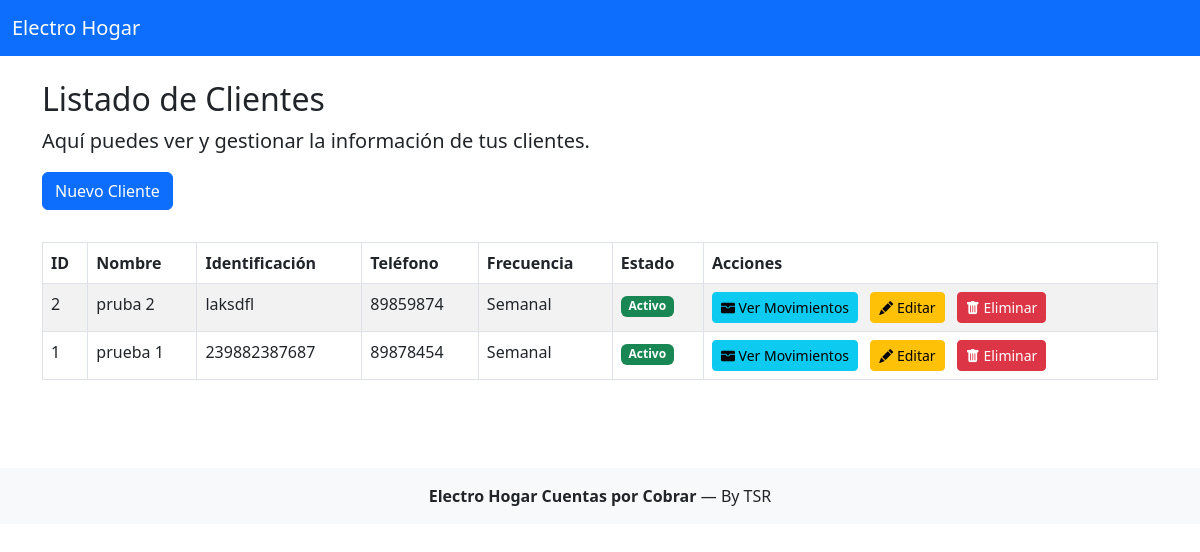
Screenshot of /clientes with the database file from the repository.
### tables this page shows
CREATE TABLE IF NOT EXISTS clientes (
    cliente_id INT AUTO_INCREMENT PRIMARY KEY,
    nombre VARCHAR(100) NOT NULL,
    identificacion VARCHAR(30) UNIQUE NOT NULL,
    direccion TEXT,
    telefono VARCHAR(20),
    activo BOOLEAN DEFAULT TRUE,
    frecuencia_pago ENUM('Semanal', 'Quincenal', 'Mensual') DEFAULT 'Semanal'
);

### src/controllers/ClienteController.php (called while the page is built, shortened)
<?php
require_once __DIR__ . '/../models/Cliente.php';
class ClienteController {
    public function index() {
        $clientes = Cliente::getAll();
        include __DIR__ . '/../views/clientes/index.php';
    }
}

### src/models/Cliente.php (called while the page is built, shortened)
<?php
require_once __DIR__ . '/../../config/database.php';
class Cliente {
    public static function getAll() {
        global $pdo;
        $stmt = $pdo->query('SELECT cliente_id, nombre, identificacion, direccion, telefono, frecuencia_pago, activo FROM clientes ORDER BY nombre');
        return $stmt->fetchAll();
    }
}

### src/views/clientes/index.php (the view, shortened to what this page needs)
<?php
include __DIR__ . '/../layout/header.php';
?>
<div class="container">
    <h2>Listado de Clientes</h2>
    <p class="lead">Aquí puedes ver y gestionar la información de tus clientes.</p>
    <a href="<?php echo BASE_URL; ?>/clientes/crear" class="btn btn-primary mb-3">Nuevo Cliente</a>
    <table class="table table-bordered table-striped mt-3">
        <thead>
            <tr>
                <th>ID</th>
                <th>Nombre</th>
                <th>Identificación</th>
                <th>Teléfono</th>
                <th>Frecuencia</th>
                <th>Estado</th>
                <th>Acciones</th> </tr>
        </thead>
        <tbody>
            <?php if (!empty($clientes)): ?>
                <?php foreach ($clientes as $cliente): ?>
                    <tr>
                        <td><?= htmlspecialchars($cliente['cliente_id']) ?></td>
                        <td><?= htmlspecialchars($cliente['nombre']) ?></td>
                        <td><?= htmlspecialchars($cliente['identificacion']) ?></td>
                        <td><?= htmlspecialchars($cliente['telefono']) ?></td>
                        <td>
                            <?php
                            $frecuencia = '';
                            if ($cliente['frecuencia_pago'] == 'Mensual') {
                                $frecuencia = 'Mensual';
                            } elseif ($cliente['frecuencia_pago'] == 'Quincenal') {
                                $frecuencia = 'Quincenal';
                            } elseif ($cliente['frecuencia_pago'] == 'Semanal') {
                                $frecuencia = 'Semanal';
                            } else {
                                $frecuencia = 'No especificada';
                            }
                            echo htmlspecialchars($frecuencia);
                            ?>
                        </td>
                        <td>
                            <?= $cliente['activo'] ? '<span class="badge bg-success">Activo</span>' : '<span class="badge bg-danger">Inactivo</span>' ?>
                        </td>
                        <td>
                            <a href="<?php echo BASE_URL; ?>/clientes/<?= htmlspecialchars($cliente['cliente_id']) ?>/movimientos" class="btn btn-info btn-sm me-2">
                                <i class="bi bi-wallet-fill"></i> Ver Movimientos
                            </a>
                            <a href="<?php echo BASE_URL; ?>/clientes/editar/<?= htmlspecialchars($cliente['cliente_id']) ?>" class="btn btn-warning btn-sm me-2">
                                <i class="bi bi-pencil-fill"></i> Editar
                            </a>
                            <a href="<?php echo BASE_URL; ?>/clientes/eliminar/<?= htmlspecialchars($cliente['cliente_id']) ?>" class="btn btn-danger btn-sm" onclick="return confirm('¿Estás seguro de que deseas cambiar el estado de este cliente?');">
                                <i class="bi bi-trash-fill"></i> Eliminar
                            </a>
                        </td>
                    </tr>
                <?php endforeach; ?>
            <?php else: ?>
                <tr>
                    <td colspan="7" class="text-center">No hay clientes registrados en el sistema.</td>
                </tr>
            <?php endif; ?>
        </tbody>
    </table>
</div>
<?php include __DIR__ . '/../layout/footer.php'; ?>

### public/index.php (shortened to what this page needs)
<?php
require_once __DIR__ . '/../src/controllers/ClienteController.php';
$clienteController = new ClienteController();
$request_uri = $_SERVER['REQUEST_URI'];
$path = str_replace(BASE_URL, '', $request_uri);
$path = strtok($path, '?');
$path = trim($path, '/');
$segments = array_values(array_filter(explode('/', $path)));
if ($segments[0] === 'clientes') {
    if (!isset($segments[1]) || $segments[1] === '') {
        $clienteController->index();
        return;
    }
}
?>

### src/views/layout/header.php (shortened to what this page needs)
<!DOCTYPE html>
<html lang="es">
<head>
    <link href="https://cdn.jsdelivr.net/npm/bootstrap@5.3.0/dist/css/bootstrap.min.css" rel="stylesheet">
    <link href="https://cdn.jsdelivr.net/npm/bootstrap-icons@1.11.0/font/bootstrap-icons.css" rel="stylesheet">
</head>
<body>
    <nav class="navbar navbar-expand-lg navbar-dark bg-primary">
        <div class="container-fluid">
            <a class="navbar-brand" href="<?php echo BASE_URL; ?>/">Electro Hogar</a>
        </div>
    </nav>
    <main class="py-4">

### src/views/layout/footer.php (shortened to what this page needs)
    </main>
    <footer class="bg-light text-center py-3 mt-5">
        <strong>Electro Hogar Cuentas por Cobrar</strong> &mdash; By TSR
    </footer>
</body>
</html>

### rows the page displays
clientes: cliente_id "2", nombre "pruba 2", identificacion "laksdfl", telefono "89859874", frecuencia_pago "Semanal", activo "Activo"
clientes: cliente_id "1", nombre "prueba 1", identificacion "239882387687", telefono "89878454", frecuencia_pago "Semanal", activo "Activo"
